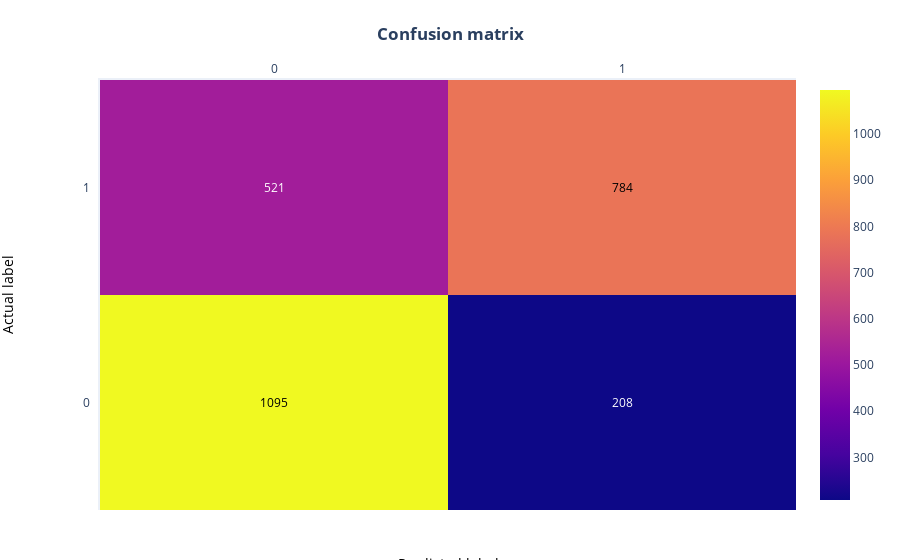
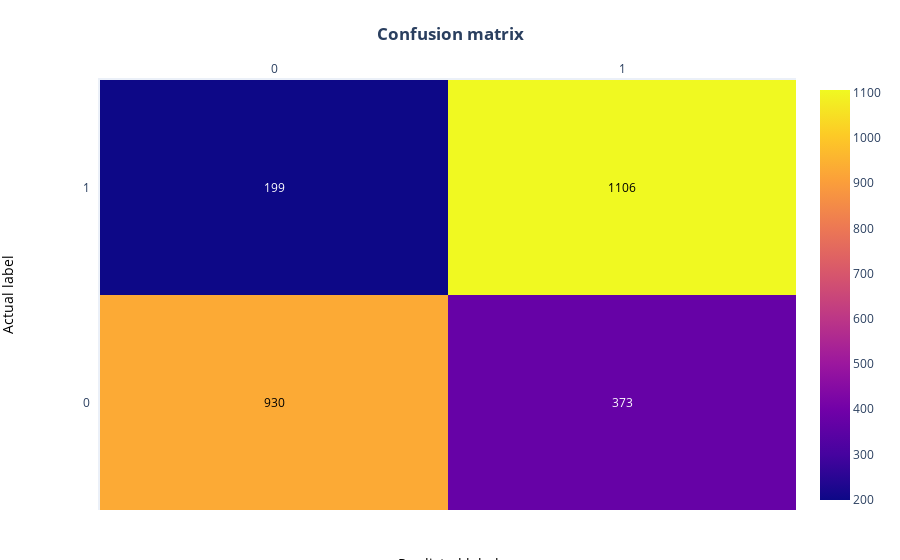
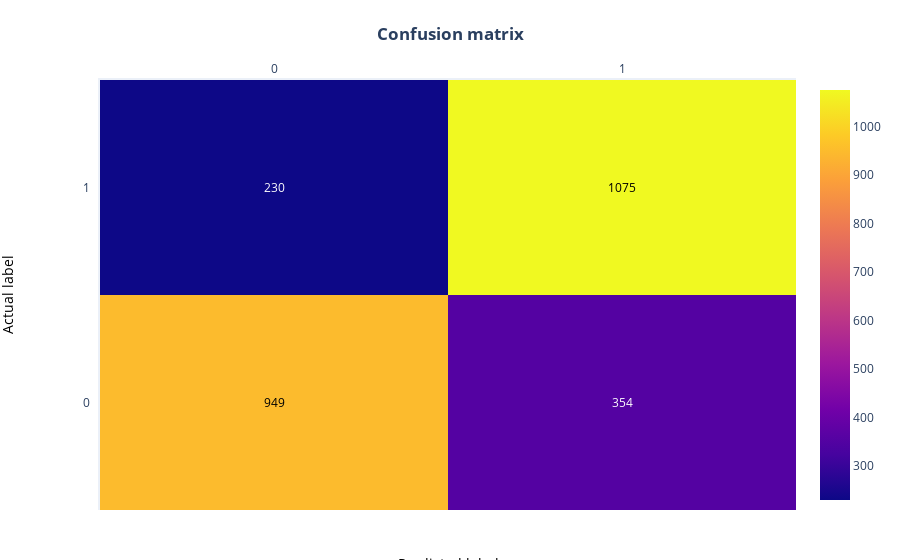
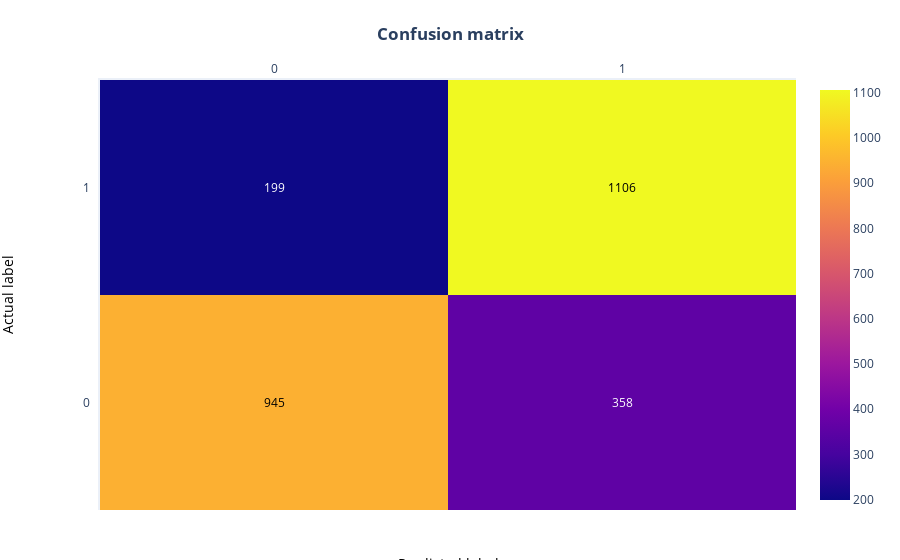

Source (notebook cell) for these figures, in order:
### Markdown cell above
### Matrix de confusión

### Code cell
print('Modelo Logistico')
matrix_confusion(model_Logistic,label_x_train_Ordinal, label_x_valid_Ordinal, y_train, y_valid)
print('Modelo De arbol de desición')
matrix_confusion(model_Tree,label_x_train_Ordinal, label_x_valid_Ordinal, y_train, y_valid)
print('Modelo de Bosque aleatorio')
matrix_confusion(rf,label_x_train_Ordinal, label_x_valid_Ordinal, y_train, y_valid)
print('Modelo de aumento del gradiente')
matrix_confusion_Xgboost(model,label_x_train_Ordinal, label_x_valid_Ordinal, y_train, y_valid)
print('KNN')
matrix_confusion(clf,label_x_train_Ordinal, label_x_valid_Ordinal, y_train, y_valid)

### Figure 1 — Plotly figure (JSON) as saved in the notebook; plotly's stock layout.template omitted (floating-point values rounded to 4 significant figures)
{"data": [{"colorscale": [[0, "#0d0887"], [0.1111, "#46039f"], [0.2222, "#7201a8"], [0.3333, "#9c179e"], [0.4444, "#bd3786"], [0.5556, "#d8576b"], [0.6667, "#ed7953"], [0.7778, "#fb9f3a"], [0.8889, "#fdca26"], [1, "#f0f921"]], "reversescale": false, "showscale": true, "type": "heatmap", "x": [0, 1], "y": [0, 1], "z": [[1095, 208], [521, 784]]}], "layout": {"annotations": [{"font": {"color": "#000000"}, "showarrow": false, "text": "1095", "x": 0, "xref": "x", "y": 0, "yref": "y"}, {"font": {"color": "#FFFFFF"}, "showarrow": false, "text": "208", "x": 1, "xref": "x", "y": 0, "yref": "y"}, {"font": {"color": "#FFFFFF"}, "showarrow": false, "text": "521", "x": 0, "xref": "x", "y": 1, "yref": "y"}, {"font": {"color": "#000000"}, "showarrow": false, "text": "784", "x": 1, "xref": "x", "y": 1, "yref": "y"}, {"font": {"color": "black", "size": 14}, "showarrow": false, "text": "Predicted label", "x": 0.5, "xref": "paper", "y": -0.15, "yref": "paper"}, {"font": {"color": "black", "size": 14}, "showarrow": false, "text": "Actual label", "textangle": -90, "x": -0.15, "xref": "paper", "y": 0.5, "yref": "paper"}], "margin": {"b": 50, "l": 100, "r": 20, "t": 80}, "title": {"text": "<b>Confusion matrix</b>"}, "xaxis": {"dtick": 1, "gridcolor": "rgb(0, 0, 0)", "side": "top", "ticks": ""}, "yaxis": {"categoryorder": "category descending", "dtick": 1, "ticks": "", "ticksuffix": "  "}}}

### Figure 2 — Plotly figure (JSON) as saved in the notebook; plotly's stock layout.template omitted (floating-point values rounded to 4 significant figures)
{"data": [{"colorscale": [[0, "#0d0887"], [0.1111, "#46039f"], [0.2222, "#7201a8"], [0.3333, "#9c179e"], [0.4444, "#bd3786"], [0.5556, "#d8576b"], [0.6667, "#ed7953"], [0.7778, "#fb9f3a"], [0.8889, "#fdca26"], [1, "#f0f921"]], "reversescale": false, "showscale": true, "type": "heatmap", "x": [0, 1], "y": [0, 1], "z": [[930, 373], [199, 1106]]}], "layout": {"annotations": [{"font": {"color": "#000000"}, "showarrow": false, "text": "930", "x": 0, "xref": "x", "y": 0, "yref": "y"}, {"font": {"color": "#FFFFFF"}, "showarrow": false, "text": "373", "x": 1, "xref": "x", "y": 0, "yref": "y"}, {"font": {"color": "#FFFFFF"}, "showarrow": false, "text": "199", "x": 0, "xref": "x", "y": 1, "yref": "y"}, {"font": {"color": "#000000"}, "showarrow": false, "text": "1106", "x": 1, "xref": "x", "y": 1, "yref": "y"}, {"font": {"color": "black", "size": 14}, "showarrow": false, "text": "Predicted label", "x": 0.5, "xref": "paper", "y": -0.15, "yref": "paper"}, {"font": {"color": "black", "size": 14}, "showarrow": false, "text": "Actual label", "textangle": -90, "x": -0.15, "xref": "paper", "y": 0.5, "yref": "paper"}], "margin": {"b": 50, "l": 100, "r": 20, "t": 80}, "title": {"text": "<b>Confusion matrix</b>"}, "xaxis": {"dtick": 1, "gridcolor": "rgb(0, 0, 0)", "side": "top", "ticks": ""}, "yaxis": {"categoryorder": "category descending", "dtick": 1, "ticks": "", "ticksuffix": "  "}}}

### Figure 3 — Plotly figure (JSON) as saved in the notebook; plotly's stock layout.template omitted (floating-point values rounded to 4 significant figures)
{"data": [{"colorscale": [[0, "#0d0887"], [0.1111, "#46039f"], [0.2222, "#7201a8"], [0.3333, "#9c179e"], [0.4444, "#bd3786"], [0.5556, "#d8576b"], [0.6667, "#ed7953"], [0.7778, "#fb9f3a"], [0.8889, "#fdca26"], [1, "#f0f921"]], "reversescale": false, "showscale": true, "type": "heatmap", "x": [0, 1], "y": [0, 1], "z": [[949, 354], [230, 1075]]}], "layout": {"annotations": [{"font": {"color": "#000000"}, "showarrow": false, "text": "949", "x": 0, "xref": "x", "y": 0, "yref": "y"}, {"font": {"color": "#FFFFFF"}, "showarrow": false, "text": "354", "x": 1, "xref": "x", "y": 0, "yref": "y"}, {"font": {"color": "#FFFFFF"}, "showarrow": false, "text": "230", "x": 0, "xref": "x", "y": 1, "yref": "y"}, {"font": {"color": "#000000"}, "showarrow": false, "text": "1075", "x": 1, "xref": "x", "y": 1, "yref": "y"}, {"font": {"color": "black", "size": 14}, "showarrow": false, "text": "Predicted label", "x": 0.5, "xref": "paper", "y": -0.15, "yref": "paper"}, {"font": {"color": "black", "size": 14}, "showarrow": false, "text": "Actual label", "textangle": -90, "x": -0.15, "xref": "paper", "y": 0.5, "yref": "paper"}], "margin": {"b": 50, "l": 100, "r": 20, "t": 80}, "title": {"text": "<b>Confusion matrix</b>"}, "xaxis": {"dtick": 1, "gridcolor": "rgb(0, 0, 0)", "side": "top", "ticks": ""}, "yaxis": {"categoryorder": "category descending", "dtick": 1, "ticks": "", "ticksuffix": "  "}}}

### Figure 4 — Plotly figure (JSON) as saved in the notebook; plotly's stock layout.template omitted (floating-point values rounded to 4 significant figures)
{"data": [{"colorscale": [[0, "#0d0887"], [0.1111, "#46039f"], [0.2222, "#7201a8"], [0.3333, "#9c179e"], [0.4444, "#bd3786"], [0.5556, "#d8576b"], [0.6667, "#ed7953"], [0.7778, "#fb9f3a"], [0.8889, "#fdca26"], [1, "#f0f921"]], "reversescale": false, "showscale": true, "type": "heatmap", "x": [0, 1], "y": [0, 1], "z": [[945, 358], [199, 1106]]}], "layout": {"annotations": [{"font": {"color": "#000000"}, "showarrow": false, "text": "945", "x": 0, "xref": "x", "y": 0, "yref": "y"}, {"font": {"color": "#FFFFFF"}, "showarrow": false, "text": "358", "x": 1, "xref": "x", "y": 0, "yref": "y"}, {"font": {"color": "#FFFFFF"}, "showarrow": false, "text": "199", "x": 0, "xref": "x", "y": 1, "yref": "y"}, {"font": {"color": "#000000"}, "showarrow": false, "text": "1106", "x": 1, "xref": "x", "y": 1, "yref": "y"}, {"font": {"color": "black", "size": 14}, "showarrow": false, "text": "Predicted label", "x": 0.5, "xref": "paper", "y": -0.15, "yref": "paper"}, {"font": {"color": "black", "size": 14}, "showarrow": false, "text": "Actual label", "textangle": -90, "x": -0.15, "xref": "paper", "y": 0.5, "yref": "paper"}], "margin": {"b": 50, "l": 100, "r": 20, "t": 80}, "title": {"text": "<b>Confusion matrix</b>"}, "xaxis": {"dtick": 1, "gridcolor": "rgb(0, 0, 0)", "side": "top", "ticks": ""}, "yaxis": {"categoryorder": "category descending", "dtick": 1, "ticks": "", "ticksuffix": "  "}}}
